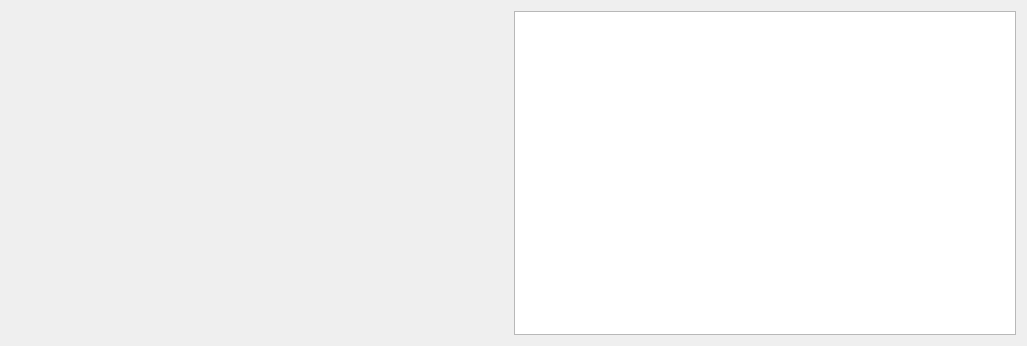
<?xml version="1.0" encoding="UTF-8"?>
<ui version="4.0">
 <class>previewForm</class>
 <widget class="QWidget" name="previewForm">
  <property name="geometry">
   <rect>
    <x>0</x>
    <y>0</y>
    <width>1027</width>
    <height>346</height>
   </rect>
  </property>
  <property name="minimumSize">
   <size>
    <width>400</width>
    <height>200</height>
   </size>
  </property>
  <property name="windowTitle">
   <string>Temperature controller readout</string>
  </property>
  <layout class="QHBoxLayout" name="horizontalLayout">
   <item>
    <layout class="QHBoxLayout" name="horizontalLayout_2" stretch="1,1">
     <item>
      <layout class="QVBoxLayout" name="displayLayout"/>
     </item>
     <item>
      <widget class="QTextEdit" name="outputEdit">
       <property name="sizePolicy">
        <sizepolicy hsizetype="Expanding" vsizetype="Expanding">
         <horstretch>1</horstretch>
         <verstretch>0</verstretch>
        </sizepolicy>
       </property>
       <property name="readOnly">
        <bool>true</bool>
       </property>
      </widget>
     </item>
    </layout>
   </item>
  </layout>
 </widget>
 <resources/>
 <connections/>
</ui>
